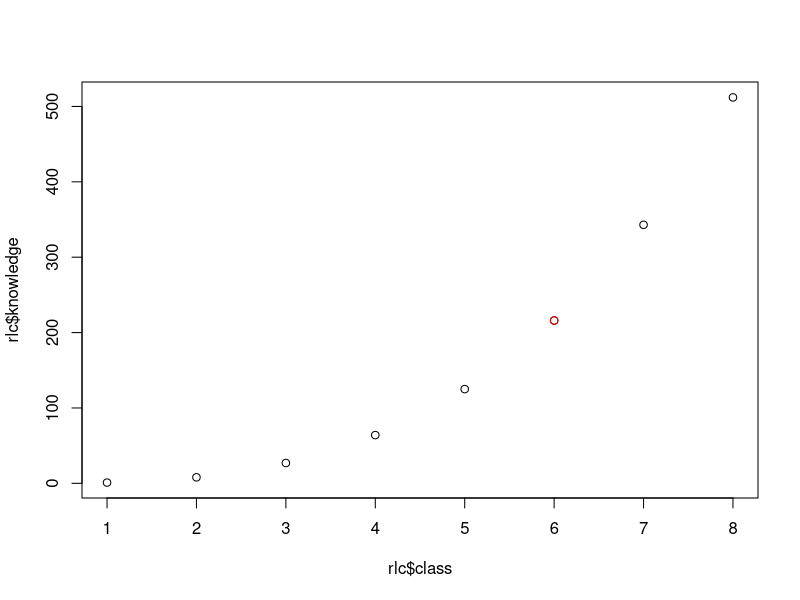

Here is the R script that generated this plot: (Note: this script raises an error after producing the figure.)
#####################################################################
############################ GGPLOT2 ################################
#####################################################################



#####################################################################
# PART 0. LEARNING CURVE
#####################################################################

# R learning curve
library(dplyr)
rlc <- tibble(class = 1:8,
             knowledge = (1:8)^3)
class <- 6
plot(rlc$class, rlc$knowledge)
points(rlc$class[class], rlc$knowledge[class], col = "red")



#####################################################################
# PART 1. SUMMARY
#####################################################################

# The dplyr package is THE R PACKAGE
# So let's load it
library(dplyr)
library(ggplot2)
library(stringr)
library(forcats)
theme_set(theme_minimal())


# Let's load the datasets

accidents #UO: Accident
contractes_menors #UO: contracte
festivals #UO: festival
municipi #UO: municipi
lloguer_any #UO: ??
rendacs #UO: ??
cens_gc #UO: individu
elecc19 # <--------- NEW!!!!!!!!!!!!!!!



#####################################################################
# PART 1. AESTHETICS
#####################################################################

# Volem veure la relació entre renda i gini, segons districte

rendacs$import_euros
rendacs$index_gini
rendacs$nom_districte




#####################################################################
# PART 2. GEOMETRIES
#####################################################################

## 2.1. ONE CATEGORIC VARIABLE

### 2.1.1. BAR PLOT (I: bar)

accidents |> 
  ggplot(aes(x = XXXXXXXXXX)) +
  geom_XXXXXXXX()

# Extra: coord_flip()






## 2.2. ONE NUMERIC VARIABLE

### 2.2.1. HISTOGRAM

accidents

#number of bins
#Extra: fill


### 2.2.2. DENSITY PLOT
  
# geom_density

accidents

#Extra: alpha, fill, col
  

### 2.2.3. DOT PLOT

# geom_dotplot
  
accidents |> 
  filter(nom_barri == "el Camp de l'Arpa del Clot")

#Extra: fill









## 2.3. TWO CATEGORIC VARIABLES

### 2.3.1. BAR PLOT (II: fill)

unique(accidents$nom_districte)
unique(accidents$descripcio_torn)

# geom_bar
accidents




## 2.4. ONE CATEGORIC, ONE NUMERIC

### 2.4.1. BAR PLOT (III: col)

# geom_col
municipi 


### 2.4.2. BOXPLOT


# geom_boxplot
accidents |> 
  ggplot(aes(y = edat))


#Extra: x, fill



### 2.4.3. VIOLIN PLOT

# geom_violin
rendacs |> 
  ggplot(aes(x = fct_reorder(nom_districte, import_euros), y = import_euros)) +
  geom_violin() +
  coord_flip()


# A Andalusia, percentatge de vot a Ciutadans als municipis
elecc19


### 2.4.4. POINT + TEXT
lloguer_any |> 
  group_by(nom_districte) |>
  summarize(preu_m2 = round(mean(preu_m2, na.rm = T), 1)) |> 
  ggplot(aes(x = fct_reorder(nom_districte, preu_m2), y = preu_m2)) +
  geom_point(size = 10, col = "darkblue") +
  geom_text(aes(label = preu_m2), col = "white") +
  coord_flip() +
  theme_minimal() +
  labs(x = NULL, y = NULLLLLL)






## 2.5. NUMERICS IN TIME

### 2.5.1. LINE PLOT

# geom_line
lloguer_any |> 
  group_by(any) |> 
  summarize(preu = mean(preu, na.rm = T))

# more lines
lloguer_any |> 
  group_by(any, nom_districte) |> 
  summarize(preu = mean(preu, na.rm = T))




### 2.5.2. PATH

#geom_path
lloguer_any |> 
  group_by(any, nom_districte) |> 
  summarize(preu = mean(preu, na.rm = T),
            preu_m2 = mean(preu_m2, na.rm = T)) |> 
  ggplot(aes(x = preu_m2, y = preu, col = nom_districte,
             alpha = any)) +
  geom_path(size = 0)



# 2.6. TWO NUMERICS

## 2.6.1. POINT
municipi |> 
  ggplot(aes(x = altitud_m, y = superficie_km2)) +
  geom_point()


#Extra: col, size
  
  
  
## 2.6.2. POINTS (II -> COORDINATES)
accidents  
  


## 2.6.3. JITTER

#geom_jitter / geom_point(position = position_jitter())
accidents |>
  ggplot(aes(x = edat, y = hora_dia)) +
  geom_point()


## 2.6.4. TEXT / LABEL

#geom_text
#geom_label
festivals |> 
  group_by(ambit) |> 
  summarize(bcn = mean(assistents_a_barcelona, na.rm = T),
            fora = mean(assistents_fora_de_barcelona, na.rm = T)) |> 
  ggplot(aes(x = bcn, y = fora)) +
  geom_point()


# 2.7. THREE VARIABLES

## 2.7.1. TILE

#geom_tile
accidents |> 
  count(hora_dia, descripcio_dia_setmana)






# 2.8. DESCRIPTIVE STATISTICS

## Mean and median

#geom_vline() or geom_hline()
municipi |> 
  ggplot(aes(x = superficie_km2)) +
  geom_density()

